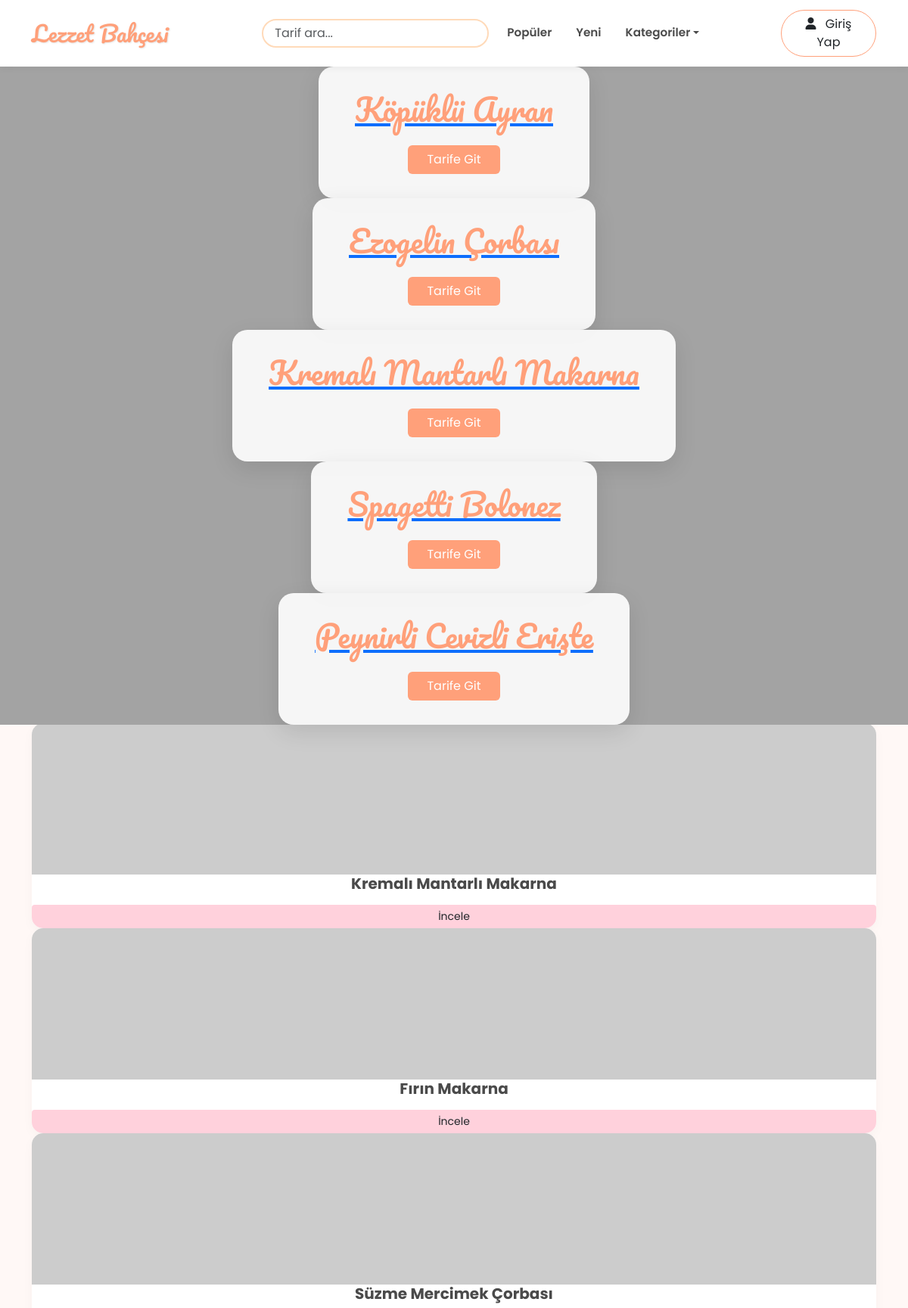
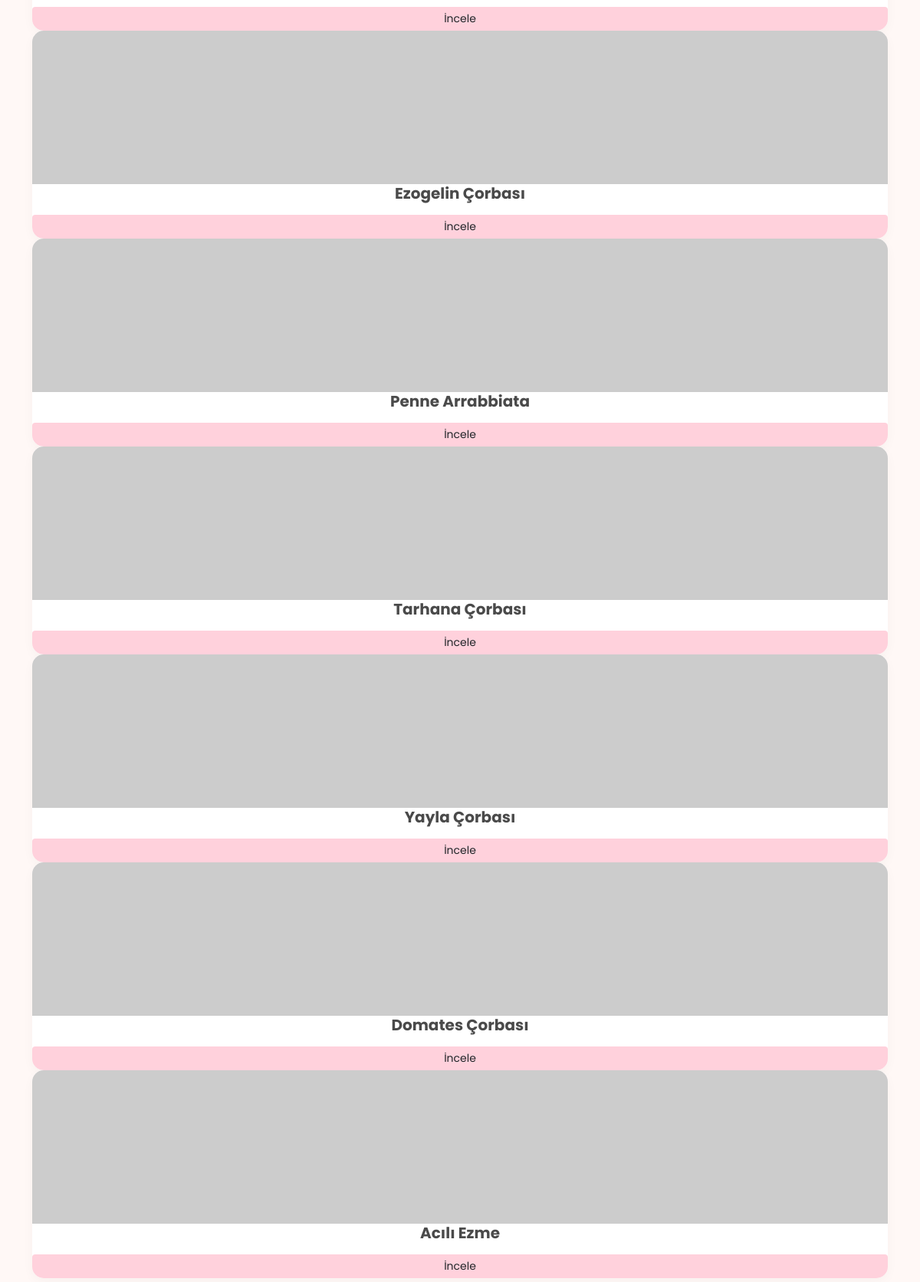
The page / (upper part) on the database its author committed (2 pictures, top to bottom).
### tables this page shows
CREATE TABLE `recipes` (
  `id` int(11) NOT NULL,
  `user_id` int(11) DEFAULT NULL,
  `category_id` int(11) DEFAULT NULL,
  `title` varchar(150) NOT NULL,
  `description` text DEFAULT NULL,
  `image` varchar(255) DEFAULT NULL,
  `views` int(11) DEFAULT 0,
  `rating` float DEFAULT 0,
  `created_at` timestamp NOT NULL DEFAULT current_timestamp()
);

### index.php (the view, shortened to what this page needs)
<?php
require_once 'db.php';
function getRecipeImage($imageName) {
    return 'https://placehold.co/600x400/ffd1dc/white?text=Lezzet+Bahcesi';
}
$is_search_mode = false;
$search_results = [];
$search_title = "";
if (isset($_GET['q']) || isset($_GET['cat'])) {
    $is_search_mode = true;
    $sql = "SELECT r.*, u.username, c.name as category_name FROM recipes r JOIN users u ON r.user_id = u.id JOIN categories c ON r.category_id = c.id WHERE 1=1";
    $params = [];
    if (!empty($_GET['q'])) {
        $sql .= " AND (r.title LIKE ? OR r.description LIKE ?)";
        $params[] = "%".$_GET['q']."%"; $params[] = "%".$_GET['q']."%";
        $search_title .= "Aranan: '<b>" . htmlspecialchars($_GET['q']) . "</b>' ";
    }
    if (!empty($_GET['cat'])) {
        $sql .= " AND r.category_id = ?";
        $params[] = $_GET['cat'];
    }
    $sql .= " ORDER BY r.created_at DESC";
    $stmt = $pdo->prepare($sql);
    $stmt->execute($params);
    $search_results = $stmt->fetchAll(PDO::FETCH_ASSOC);
} else {
    try {
        $heroRecipes = $pdo->query("SELECT * FROM recipes ORDER BY RAND() LIMIT 5")->fetchAll(PDO::FETCH_ASSOC);
        $popularRecipes = $pdo->query("SELECT * FROM recipes ORDER BY views DESC LIMIT 10")->fetchAll(PDO::FETCH_ASSOC);
    } catch(PDOException $e) {}
}
?>
<!DOCTYPE html>
<html lang="tr">
<head>
    <link href="https://cdn.jsdelivr.net/npm/bootstrap@5.3.0/dist/css/bootstrap.min.css" rel="stylesheet">
    <link rel="stylesheet" href="https://cdn.jsdelivr.net/npm/swiper@10/swiper-bundle.min.css" />
    <link rel="stylesheet" href="https://cdnjs.cloudflare.com/ajax/libs/font-awesome/6.0.0/css/all.min.css">
</head>
<body>
    <?php include 'header.php'; ?>
    <?php if($is_search_mode): ?>
        <div class="container my-5" style="min-height: 500px;">
            <div class="d-flex justify-content-between align-items-center mb-4">
                <h3 class="fw-bold">🔍 Sonuçlar</h3>
                <span class="text-muted"><?= $search_title ?></span>
                <a href="index.php" class="btn btn-sm btn-outline-secondary">Temizle</a>
            </div>
            <?php if(count($search_results) > 0): ?>
                <div class="search-grid">
                    <?php foreach($search_results as $res): ?>
                        <div class="recipe-card border shadow-sm">
                            <img src="<?= getRecipeImage($res['image']) ?>" class="card-img-top">
                            <div class="card-body text-center">
                                <h5 class="fw-bold mb-3"><?= htmlspecialchars($res['title']) ?></h5>
                                <a href="recipe.php?id=<?= $res['id'] ?>" class="btn btn-sm w-100 text-white" style="background-color: #ffa07a;">Tarifi Gör</a>
                            </div>
                        </div>
                    <?php endforeach; ?>
                </div>
            <?php else: ?>
                <div class="alert alert-warning text-center">Sonuç bulunamadı.</div>
            <?php endif; ?>
        </div>
    <?php else: ?>
        <?php if(!empty($heroRecipes)): ?>
        <div class="swiper hero-swiper">
            <div class="swiper-wrapper">
                <?php foreach($heroRecipes as $hero): ?>
                <div class="swiper-slide">
                    <a href="recipe.php?id=<?= $hero['id'] ?>">
                        <div class="hero-slide-content" style="background-image: url('<?= getRecipeImage($hero['image']) ?>');">
                            <div class="hero-overlay">
                                <h2 class="hero-title" style="font-family:'Pacifico'; color:#ffa07a; font-size:2.5rem;"><?= htmlspecialchars($hero['title']) ?></h2>
                                <span class="btn mt-3 text-white px-4" style="background-color: #ffa07a;">Tarife Git</span>
                            </div>
                        </div>
                    </a>
                </div>
                <?php endforeach; ?>
            </div>
        </div>
        <?php endif; ?>
        <div class="container mb-5">
            <h3 id="populer" class="fw-bold mb-3" style="border-left: 5px solid #ffa07a; padding-left: 15px;">🔥 Popüler Tarifler</h3>
            <div class="swiper card-swiper mb-5">
                <div class="swiper-wrapper">
                    <?php foreach($popularRecipes as $pop): ?>
                    <div class="swiper-slide">
                        <div class="recipe-card">
                            <img src="<?= getRecipeImage($pop['image']) ?>" class="card-img-top">
                            <div class="card-body text-center">
                                <h5 class="fw-bold"><?= htmlspecialchars($pop['title']) ?></h5>
                                <a href="recipe.php?id=<?= $pop['id'] ?>" class="btn btn-sm w-100 mt-2" style="background-color: #ffd1dc;">İncele</a>
                            </div>
                        </div>
                    </div>
                    <?php endforeach; ?>
                </div>
            </div>
        </div>
    <?php endif; ?>
</body>
</html>

### header.php (shortened to what this page needs)
<!DOCTYPE html>
<html lang="tr">
<head>
    <link href="https://cdn.jsdelivr.net/npm/bootstrap@5.3.0/dist/css/bootstrap.min.css" rel="stylesheet">
    <link rel="stylesheet" href="https://cdn.jsdelivr.net/npm/swiper@10/swiper-bundle.min.css" />
    <link rel="stylesheet" href="https://cdnjs.cloudflare.com/ajax/libs/font-awesome/6.0.0/css/all.min.css">
</head>
<body>
<nav class="navbar navbar-expand-lg sticky-top">
    <div class="container">
        <a class="navbar-brand me-4" href="index.php">Lezzet Bahçesi</a>
        <div class="collapse navbar-collapse" id="navbarNav">
            <ul class="navbar-nav mx-auto align-items-center w-100 justify-content-center gap-3">
                <li class="nav-item search-container">
                    <form action="index.php" method="GET" class="d-flex">
                        <input type="text" name="q" class="search-bar form-control" placeholder="Tarif ara..." value="<?= isset($_GET['q']) ? htmlspecialchars($_GET['q']) : '' ?>">
                    </form>
                </li>
                <li class="nav-item"><a class="nav-link" href="index.php#populer">Popüler</a></li>
                <li class="nav-item"><a class="nav-link" href="index.php#yeni">Yeni</a></li>
                <li class="nav-item dropdown">
                    <a class="nav-link dropdown-toggle" href="#" role="button" data-bs-toggle="dropdown">Kategoriler</a>
                </li>
            </ul>
            <div class="d-flex align-items-center gap-3 auth-buttons mt-3 mt-lg-0">
                <?php if(isset($_SESSION['user_id'])): ?>
                    <a href="recipe_form.php" class="btn btn-sm rounded-pill px-3 py-2 text-white btn-auth-mobile" style="background-color: var(--powder-blue); border:none; color: var(--text-dark) !important;">
                        <i class="fas fa-plus-circle"></i>
                    </a>
                    <a href="profil.php" class="text-decoration-none text-dark d-flex align-items-center gap-2 btn-auth-mobile justify-content-center">
                        <?php
                            $avatar = !empty($_SESSION['avatar']) ? $_SESSION['avatar'] : 'default.png';
                            $avatarPath = file_exists('uploads/avatars/'.$avatar) ? 'uploads/avatars/'.$avatar : 'https://placehold.co/100x100/ffa07a/white?text=U';
                        ?>
                        <img src="<?= $avatarPath ?>" class="rounded-circle border" width="35" height="35" style="object-fit:cover;">
                        <span class="fw-bold d-lg-block"><?= htmlspecialchars($_SESSION['username']) ?></span>
                    </a>
                    <a href="logout.php" class="btn btn-sm btn-outline-danger btn-auth-mobile"><i class="fas fa-sign-out-alt"></i></a>
                <?php else: ?>
                    <button class="btn btn-outline-dark rounded-pill px-4 btn-auth-mobile" style="border-color: var(--light-salmon);" data-bs-toggle="modal" data-bs-target="#authModal">
                        <i class="fas fa-user me-2"></i> Giriş Yap
                    </button>
                <?php endif; ?>
            </div>
        </div>
    </div>
</nav>

### index.php (style rules this page uses)
body { background-color: #fff8f6; font-family: 'Poppins', sans-serif; color: #4a4a4a; }
.hero-swiper { width: 100%; height: 500px; margin-bottom: 3rem; }
.hero-slide-content { width: 100%; height: 100%; background-size: cover; background-position: center; display: flex; align-items: center; justify-content: center; position: relative; }
.hero-slide-content::before { content: ''; position: absolute; top:0; left:0; right:0; bottom:0; background: rgba(0,0,0,0.2); }
.hero-overlay { position: relative; z-index: 2; background: rgba(255, 255, 255, 0.9); padding: 2rem 3rem; border-radius: 20px; text-align: center; }
.recipe-card { background: #fff; border-radius: 15px; overflow: hidden; border: none; box-shadow: 0 5px 15px rgba(0,0,0,0.03); transition: transform 0.3s; height: 100%; display: flex; flex-direction: column; }
.card-img-top { height: 200px; object-fit: cover; }

### header.php (style rules this page uses)
:root { --powder-blue: #b0e0e6; --pastel-pink: #ffd1dc; --light-salmon: #ffa07a; --peach-puff: #ffdab9; --snow-white: #fff8f6; --text-dark: #4a4a4a; }
body { background-color: var(--snow-white); font-family: 'Poppins', sans-serif; color: var(--text-dark); display: flex; flex-direction: column; min-height: 100vh; }
.navbar { background-color: #fff; box-shadow: 0 2px 10px rgba(0,0,0,0.05); padding: 0.8rem 0; }
.navbar-brand { font-family: 'Pacifico', cursive; font-size: 1.8rem; color: var(--light-salmon) !important; text-shadow: 1px 1px 2px rgba(0,0,0,0.1); }
.search-bar { border: 2px solid var(--peach-puff); border-radius: 20px; padding: 5px 15px; width: 100%; max-width: 300px; transition: all 0.3s; }
.nav-link { color: var(--text-dark); font-weight: 600; font-size: 0.95rem; }
.hero-swiper { width: 100%; height: 500px; margin-bottom: 3rem; }
.hero-slide-content { width: 100%; height: 100%; background-size: cover; background-position: center; display: flex; align-items: center; justify-content: center; position: relative; }
.hero-slide-content::before { content: ''; position: absolute; top:0; left:0; right:0; bottom:0; background: rgba(0,0,0,0.2); }
.hero-overlay { position: relative; z-index: 2; background: rgba(255, 255, 255, 0.9); padding: 2rem 3rem; border-radius: 20px; text-align: center; box-shadow: 0 10px 30px rgba(0,0,0,0.1); max-width: 600px; }
.recipe-card { background: #fff; border-radius: 15px; overflow: hidden; border: none; box-shadow: 0 5px 15px rgba(0,0,0,0.03); transition: transform 0.3s; height: 100%; display: flex; flex-direction: column; }
.card-img-top { height: 200px; object-fit: cover; }

### rows shown on the page
recipes: title "Köpüklü Ayran"
recipes: title "Ezogelin Çorbası"
recipes: title "Kremalı Mantarlı Makarna"
recipes: title "Spagetti Bolonez"
recipes: title "Peynirli Cevizli Erişte"
recipes: title "Fırın Makarna"
recipes: title "Süzme Mercimek Çorbası"
recipes: title "Penne Arrabbiata"
recipes: title "Tarhana Çorbası"
recipes: title "Yayla Çorbası"
recipes: title "Domates Çorbası"
recipes: title "Acılı Ezme"
